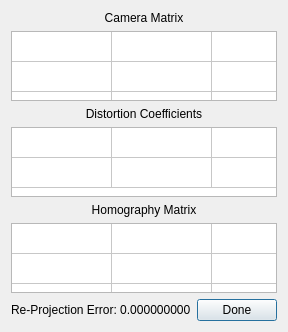
<?xml version="1.0" encoding="UTF-8"?>
<ui version="4.0">
 <class>dialogCalibrationResults</class>
 <widget class="QDialog" name="dialogCalibrationResults">
  <property name="geometry">
   <rect>
    <x>0</x>
    <y>0</y>
    <width>284</width>
    <height>332</height>
   </rect>
  </property>
  <property name="windowTitle">
   <string>Calibration Results</string>
  </property>
  <layout class="QGridLayout" name="gridLayout">
   <item row="0" column="0" colspan="2">
    <widget class="QLabel" name="labelCameraMatrix">
     <property name="font">
      <font>
       <pointsize>9</pointsize>
      </font>
     </property>
     <property name="toolTip">
      <string>Matrix that describes the mapping of a pinhole camera from 3D points in the real world to 2D points in an image.</string>
     </property>
     <property name="text">
      <string>Camera Matrix</string>
     </property>
     <property name="alignment">
      <set>Qt::AlignCenter</set>
     </property>
    </widget>
   </item>
   <item row="2" column="0" colspan="2">
    <widget class="QLabel" name="labelDistortionCoefficients">
     <property name="font">
      <font>
       <pointsize>9</pointsize>
      </font>
     </property>
     <property name="toolTip">
      <string>Values that specify how to undistort the image to correct any radial and tangential distortion caused by pinhole cameras.</string>
     </property>
     <property name="text">
      <string>Distortion Coefficients</string>
     </property>
     <property name="alignment">
      <set>Qt::AlignCenter</set>
     </property>
    </widget>
   </item>
   <item row="4" column="0" colspan="2">
    <widget class="QLabel" name="labelHomographyMatrix">
     <property name="font">
      <font>
       <pointsize>9</pointsize>
      </font>
     </property>
     <property name="toolTip">
      <string>Matrix that describes the relation of two images with the same planar surface in space that is used to warp the perspective of an image onto another.</string>
     </property>
     <property name="text">
      <string>Homography Matrix</string>
     </property>
     <property name="alignment">
      <set>Qt::AlignCenter</set>
     </property>
    </widget>
   </item>
   <item row="6" column="0">
    <widget class="QLabel" name="labelRMS">
     <property name="font">
      <font>
       <pointsize>9</pointsize>
      </font>
     </property>
     <property name="toolTip">
      <string>Geometric error corresponding to the image distance between a projected point and a measured one. An acceptable error should be less than 1 pixel.</string>
     </property>
     <property name="text">
      <string>Re-Projection Error: 0.000000000</string>
     </property>
     <property name="alignment">
      <set>Qt::AlignLeading|Qt::AlignLeft|Qt::AlignVCenter</set>
     </property>
    </widget>
   </item>
   <item row="6" column="1">
    <widget class="QPushButton" name="pushDone">
     <property name="text">
      <string>Done</string>
     </property>
    </widget>
   </item>
   <item row="1" column="0" colspan="2">
    <widget class="QTableWidget" name="tableCM">
     <property name="enabled">
      <bool>true</bool>
     </property>
     <property name="verticalScrollBarPolicy">
      <enum>Qt::ScrollBarAlwaysOff</enum>
     </property>
     <property name="horizontalScrollBarPolicy">
      <enum>Qt::ScrollBarAlwaysOff</enum>
     </property>
     <property name="editTriggers">
      <set>QAbstractItemView::NoEditTriggers</set>
     </property>
     <property name="rowCount">
      <number>3</number>
     </property>
     <property name="columnCount">
      <number>3</number>
     </property>
     <attribute name="horizontalHeaderVisible">
      <bool>false</bool>
     </attribute>
     <attribute name="verticalHeaderVisible">
      <bool>false</bool>
     </attribute>
     <row/>
     <row/>
     <row/>
     <column/>
     <column/>
     <column/>
    </widget>
   </item>
   <item row="5" column="0" colspan="2">
    <widget class="QTableWidget" name="tableHM">
     <property name="enabled">
      <bool>true</bool>
     </property>
     <property name="verticalScrollBarPolicy">
      <enum>Qt::ScrollBarAlwaysOff</enum>
     </property>
     <property name="horizontalScrollBarPolicy">
      <enum>Qt::ScrollBarAlwaysOff</enum>
     </property>
     <property name="editTriggers">
      <set>QAbstractItemView::NoEditTriggers</set>
     </property>
     <property name="rowCount">
      <number>3</number>
     </property>
     <property name="columnCount">
      <number>3</number>
     </property>
     <attribute name="horizontalHeaderVisible">
      <bool>false</bool>
     </attribute>
     <attribute name="verticalHeaderVisible">
      <bool>false</bool>
     </attribute>
     <row/>
     <row/>
     <row/>
     <column/>
     <column/>
     <column/>
    </widget>
   </item>
   <item row="3" column="0" colspan="2">
    <widget class="QTableWidget" name="tableDC">
     <property name="enabled">
      <bool>true</bool>
     </property>
     <property name="verticalScrollBarPolicy">
      <enum>Qt::ScrollBarAlwaysOff</enum>
     </property>
     <property name="horizontalScrollBarPolicy">
      <enum>Qt::ScrollBarAlwaysOff</enum>
     </property>
     <property name="editTriggers">
      <set>QAbstractItemView::NoEditTriggers</set>
     </property>
     <property name="rowCount">
      <number>2</number>
     </property>
     <property name="columnCount">
      <number>3</number>
     </property>
     <attribute name="horizontalHeaderVisible">
      <bool>false</bool>
     </attribute>
     <attribute name="verticalHeaderVisible">
      <bool>false</bool>
     </attribute>
     <row/>
     <row/>
     <column/>
     <column/>
     <column/>
    </widget>
   </item>
  </layout>
 </widget>
 <tabstops>
  <tabstop>tableCM</tabstop>
  <tabstop>tableDC</tabstop>
  <tabstop>tableHM</tabstop>
  <tabstop>pushDone</tabstop>
 </tabstops>
 <resources/>
 <connections>
  <connection>
   <sender>pushDone</sender>
   <signal>clicked()</signal>
   <receiver>dialogCalibrationResults</receiver>
   <slot>close()</slot>
   <hints>
    <hint type="sourcelabel">
     <x>285</x>
     <y>273</y>
    </hint>
    <hint type="destinationlabel">
     <x>199</x>
     <y>149</y>
    </hint>
   </hints>
  </connection>
 </connections>
</ui>
